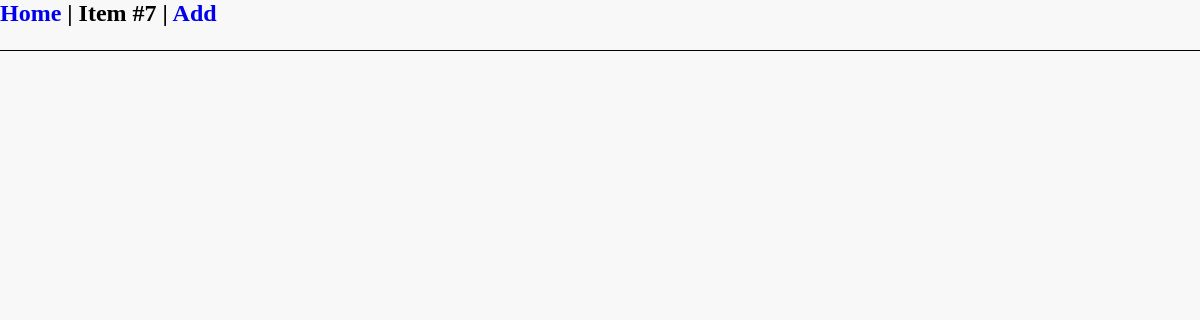
The app's page /item?id=7, older data.
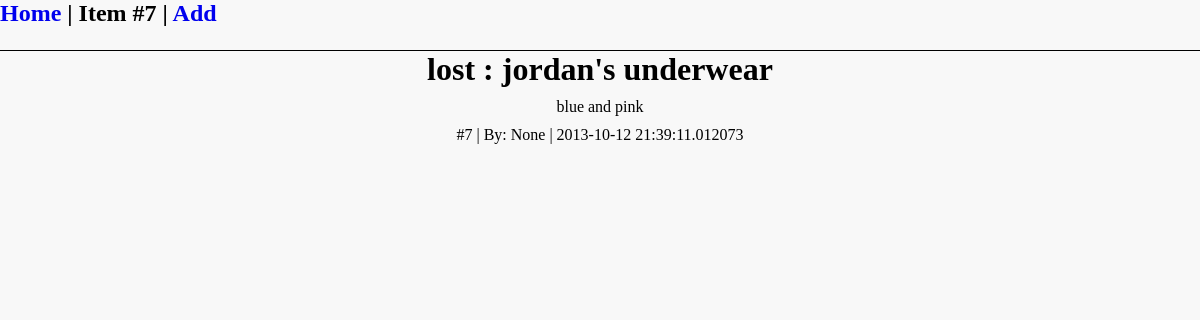
The same page, newer data.
### app/models.py (models this page shows, shortened)
class Items(db.Model):
	id = db.Column(db.Integer, primary_key = True)
	name_item = db.Column(db.String(100), index = True)
	description = db.Column(db.String(500))
	date = db.Column(db.DateTime)
	item_status = db.Column(db.String(10), index = True)
	area = db.Column(db.String(100), index = True)
	user_id = db.Column(db.Integer, db.ForeignKey('user.id'))

### app/views.py (the view)
@app.route('/item')
def item():
	item_param = request.args.get('id','item_id')
	title = 'Item #' + item_param
	item_post = models.Items.query.filter_by(id=item_param)
	return render_template("items.html",
							item_posts =item_post,
							title = title)

### app/moment.py (called while the page is built)
    def render(self, format):
        return Markup("<script>\ndocument.write(moment(\"%s\").%s);\n</script>"
        	% (self.timestamp.strftime("%Y-%m-%dT%H:%M:%S Z"), format))

    def format(self, fmt):
        return self.render("format(\"%s\")" % fmt)

### app/templates/items.html
{% extends "layout.html"%}
{% block header %}
	{% include "header.html" %}
{% endblock header %}
{% block content %}
	{% for item in item_posts %}
	<div id='items_page'>
		<h1>{{item.item_status}} : {{item.name_item}}</h1>
		<div class='item_info'> {{ item.description }} </div>
		#{{item.id}} | By: {{item.user_id}} | {{item.date}}
	</div>
	{% endfor %}
{% endblock %}

### app/templates/layout.html (shortened to what this page needs)
<!DOCTYPE html>
<html>
	<head>
		<link type="text/css" href="{{ url_for('static', filename='main.css') }}" rel="stylesheet" />
	</head>
	<body>
	{% if title %}
		{% block header %}
		{% endblock %}
	{% endif %}
		<div id='wrap'>
			{% block content %}
			{% endblock %}
		</div>
	</body>
</html>

### app/templates/header.html
<header>
	<h2>
		<a href="/">Home</a> |
		{{title}} |
		<a href="/add">Add</a>
	</h2>
</header>

### app/static/main.css (style rules this page uses)
* { margin : 0; padding : 0; text-decoration: none; }
html, body { height : 100%; background-color : #F8F8F8; }
#wrap { min-height : 100%; }
header { height : 50px; border-bottom: solid 1px black; }
#items_page { text-align : center; }
.item_info { margin : 10px 0; }

Row changes from the older to the newer data that the page shows:
added Items: item_status "lost", name_item "jordan's underwear", description "blue and pink", id "7", user_id "None", date "2013-10-12 21:39:11.012073"
